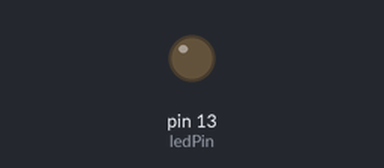
A sketch run on a simulated Arduino Uno, built with avr-gcc and run on an emulated ATmega328P. Parts: output pins drawn as LEDs (lit = HIGH).

Above: at 0.22 s.
At 2.64 s:
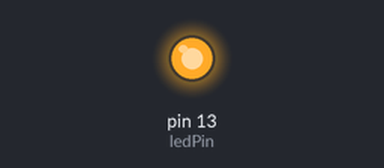
Timing chart, 0 to 3.0 s (numbered marks = the images above):
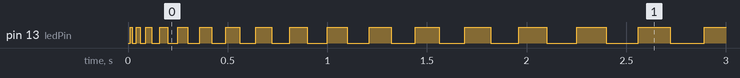

The sketch:

sketch_jul23a.ino
```cpp
int ledPin = 13;
int counter = 0;
void setup() {
  // put your setup code here, to run once:
  pinMode(ledPin, OUTPUT);
  Serial.begin(9600);
}

void loop() {
  // put your main code here, to run repeatedly:
//  digitalWrite(ledPin, HIGH);
//  delay(15);
//  digitalWrite(ledPin, LOW);
//  delay(15);
  if(1 == 1){
      flashCount();
//        flashStop(10);
    } else {
      flash(1000);
    }
}

void flash(int fast) {
  digitalWrite(ledPin, LOW);
  delay(fast);
  digitalWrite(ledPin, HIGH);
  delay(fast);
}

void flashCount() {
  counter++;
  int rate = counter * 10;
  flash(rate);
}

void flashStop(int amount){
  if (counter < 10) {
    counter++;
    flash(1000);
  } else {
    digitalWrite(ledPin, LOW);
  }
}
```

Measured:
- by itself, pin 13 (ledPin): repeats every 0.04 s: LOW 0.02 s, HIGH 0.02 s
